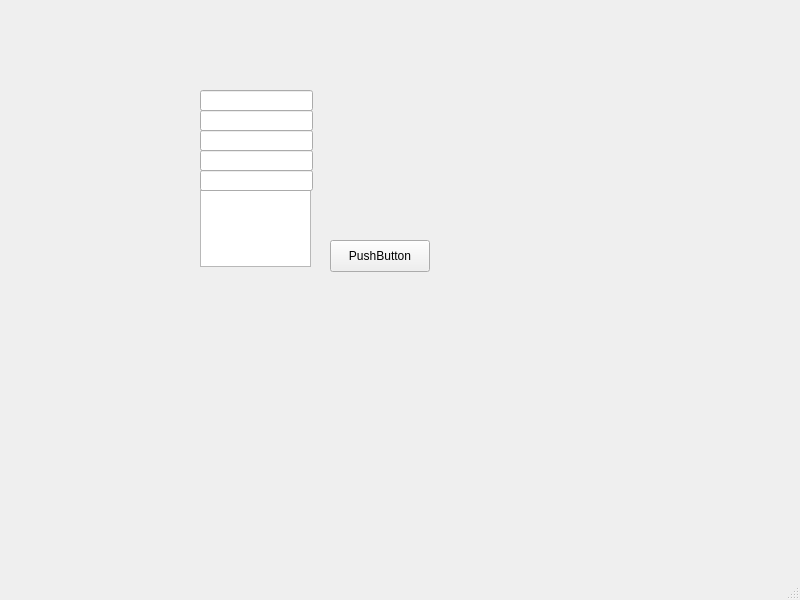
<?xml version="1.0" encoding="UTF-8"?>
<ui version="4.0">
 <class>MainWindow</class>
 <widget class="QMainWindow" name="MainWindow">
  <property name="geometry">
   <rect>
    <x>0</x>
    <y>0</y>
    <width>800</width>
    <height>600</height>
   </rect>
  </property>
  <property name="windowTitle">
   <string>MainWindow</string>
  </property>
  <widget class="QWidget" name="centralwidget">
   <widget class="QTextEdit" name="textEdit">
    <property name="geometry">
     <rect>
      <x>200</x>
      <y>190</y>
      <width>111</width>
      <height>77</height>
     </rect>
    </property>
   </widget>
   <widget class="QLineEdit" name="lineEdit5">
    <property name="geometry">
     <rect>
      <x>200</x>
      <y>170</y>
      <width>113</width>
      <height>21</height>
     </rect>
    </property>
   </widget>
   <widget class="QLineEdit" name="lineEdit4">
    <property name="geometry">
     <rect>
      <x>200</x>
      <y>150</y>
      <width>113</width>
      <height>21</height>
     </rect>
    </property>
   </widget>
   <widget class="QLineEdit" name="lineEdit3">
    <property name="geometry">
     <rect>
      <x>200</x>
      <y>130</y>
      <width>113</width>
      <height>21</height>
     </rect>
    </property>
   </widget>
   <widget class="QLineEdit" name="lineEdit2">
    <property name="geometry">
     <rect>
      <x>200</x>
      <y>110</y>
      <width>113</width>
      <height>21</height>
     </rect>
    </property>
   </widget>
   <widget class="QLineEdit" name="lineEdit1">
    <property name="geometry">
     <rect>
      <x>200</x>
      <y>90</y>
      <width>113</width>
      <height>21</height>
     </rect>
    </property>
   </widget>
   <widget class="QPushButton" name="pushButton">
    <property name="geometry">
     <rect>
      <x>330</x>
      <y>240</y>
      <width>100</width>
      <height>32</height>
     </rect>
    </property>
    <property name="text">
     <string>PushButton</string>
    </property>
   </widget>
  </widget>
  <widget class="QMenuBar" name="menubar">
   <property name="geometry">
    <rect>
     <x>0</x>
     <y>0</y>
     <width>800</width>
     <height>33</height>
    </rect>
   </property>
  </widget>
  <widget class="QStatusBar" name="statusbar"/>
 </widget>
 <resources/>
 <connections/>
</ui>
